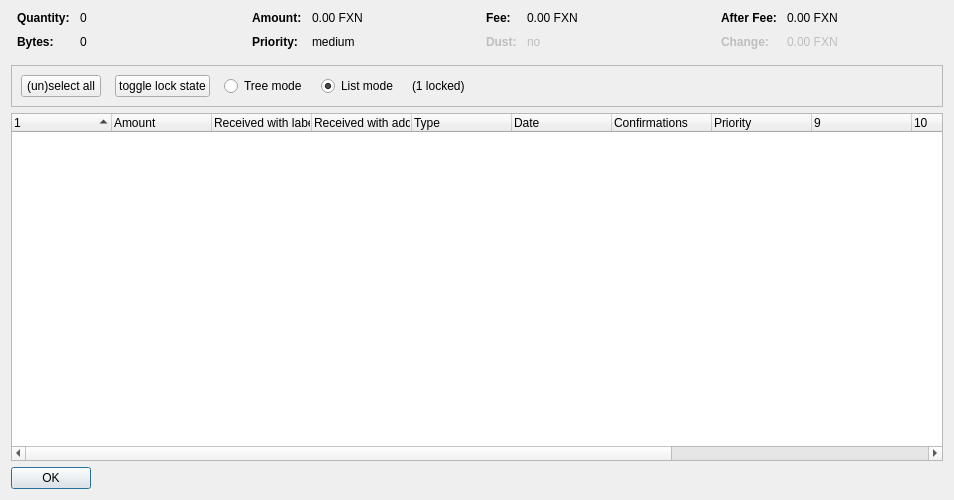
<?xml version="1.0" encoding="UTF-8"?>
<ui version="4.0">
 <class>CoinControlDialog</class>
 <widget class="QDialog" name="CoinControlDialog">
  <property name="geometry">
   <rect>
    <x>0</x>
    <y>0</y>
    <width>954</width>
    <height>500</height>
   </rect>
  </property>
  <property name="windowTitle">
   <string>Coin Selection</string>
  </property>
  <layout class="QVBoxLayout" name="verticalLayout">
   <item>
    <layout class="QHBoxLayout" name="horizontalLayoutTop" stretch="0,0,0,0">
     <property name="topMargin">
      <number>0</number>
     </property>
     <property name="bottomMargin">
      <number>10</number>
     </property>
     <item>
      <layout class="QFormLayout" name="formLayoutCoinControl1">
       <property name="horizontalSpacing">
        <number>10</number>
       </property>
       <property name="verticalSpacing">
        <number>10</number>
       </property>
       <property name="leftMargin">
        <number>6</number>
       </property>
       <property name="rightMargin">
        <number>6</number>
       </property>
       <item row="0" column="0">
        <widget class="QLabel" name="labelCoinControlQuantityText">
         <property name="font">
          <font>
           <weight>75</weight>
           <bold>true</bold>
          </font>
         </property>
         <property name="text">
          <string>Quantity:</string>
         </property>
        </widget>
       </item>
       <item row="0" column="1">
        <widget class="QLabel" name="labelCoinControlQuantity">
         <property name="cursor">
          <cursorShape>IBeamCursor</cursorShape>
         </property>
         <property name="contextMenuPolicy">
          <enum>Qt::ActionsContextMenu</enum>
         </property>
         <property name="text">
          <string notr="true">0</string>
         </property>
         <property name="textInteractionFlags">
          <set>Qt::LinksAccessibleByMouse|Qt::TextSelectableByKeyboard|Qt::TextSelectableByMouse</set>
         </property>
        </widget>
       </item>
       <item row="1" column="0">
        <widget class="QLabel" name="labelCoinControlBytesText">
         <property name="font">
          <font>
           <weight>75</weight>
           <bold>true</bold>
          </font>
         </property>
         <property name="text">
          <string>Bytes:</string>
         </property>
        </widget>
       </item>
       <item row="1" column="1">
        <widget class="QLabel" name="labelCoinControlBytes">
         <property name="cursor">
          <cursorShape>IBeamCursor</cursorShape>
         </property>
         <property name="contextMenuPolicy">
          <enum>Qt::ActionsContextMenu</enum>
         </property>
         <property name="text">
          <string notr="true">0</string>
         </property>
         <property name="textInteractionFlags">
          <set>Qt::LinksAccessibleByMouse|Qt::TextSelectableByKeyboard|Qt::TextSelectableByMouse</set>
         </property>
        </widget>
       </item>
      </layout>
     </item>
     <item>
      <layout class="QFormLayout" name="formLayoutCoinControl2">
       <property name="horizontalSpacing">
        <number>10</number>
       </property>
       <property name="verticalSpacing">
        <number>10</number>
       </property>
       <property name="leftMargin">
        <number>6</number>
       </property>
       <property name="rightMargin">
        <number>6</number>
       </property>
       <item row="0" column="0">
        <widget class="QLabel" name="labelCoinControlAmountText">
         <property name="font">
          <font>
           <weight>75</weight>
           <bold>true</bold>
          </font>
         </property>
         <property name="text">
          <string>Amount:</string>
         </property>
        </widget>
       </item>
       <item row="0" column="1">
        <widget class="QLabel" name="labelCoinControlAmount">
         <property name="cursor">
          <cursorShape>IBeamCursor</cursorShape>
         </property>
         <property name="contextMenuPolicy">
          <enum>Qt::ActionsContextMenu</enum>
         </property>
         <property name="text">
          <string notr="true">0.00 FXN</string>
         </property>
         <property name="textInteractionFlags">
          <set>Qt::LinksAccessibleByMouse|Qt::TextSelectableByKeyboard|Qt::TextSelectableByMouse</set>
         </property>
        </widget>
       </item>
       <item row="1" column="0">
        <widget class="QLabel" name="labelCoinControlPriorityText">
         <property name="font">
          <font>
           <weight>75</weight>
           <bold>true</bold>
          </font>
         </property>
         <property name="text">
          <string>Priority:</string>
         </property>
        </widget>
       </item>
       <item row="1" column="1">
        <widget class="QLabel" name="labelCoinControlPriority">
         <property name="cursor">
          <cursorShape>IBeamCursor</cursorShape>
         </property>
         <property name="contextMenuPolicy">
          <enum>Qt::ActionsContextMenu</enum>
         </property>
         <property name="text">
          <string>medium</string>
         </property>
         <property name="textInteractionFlags">
          <set>Qt::LinksAccessibleByMouse|Qt::TextSelectableByKeyboard|Qt::TextSelectableByMouse</set>
         </property>
        </widget>
       </item>
      </layout>
     </item>
     <item>
      <layout class="QFormLayout" name="formLayoutCoinControl3">
       <property name="horizontalSpacing">
        <number>10</number>
       </property>
       <property name="verticalSpacing">
        <number>10</number>
       </property>
       <property name="leftMargin">
        <number>6</number>
       </property>
       <property name="rightMargin">
        <number>6</number>
       </property>
       <item row="0" column="0">
        <widget class="QLabel" name="labelCoinControlFeeText">
         <property name="font">
          <font>
           <weight>75</weight>
           <bold>true</bold>
          </font>
         </property>
         <property name="text">
          <string>Fee:</string>
         </property>
        </widget>
       </item>
       <item row="0" column="1">
        <widget class="QLabel" name="labelCoinControlFee">
         <property name="cursor">
          <cursorShape>IBeamCursor</cursorShape>
         </property>
         <property name="contextMenuPolicy">
          <enum>Qt::ActionsContextMenu</enum>
         </property>
         <property name="text">
          <string notr="true">0.00 FXN</string>
         </property>
         <property name="textInteractionFlags">
          <set>Qt::LinksAccessibleByMouse|Qt::TextSelectableByKeyboard|Qt::TextSelectableByMouse</set>
         </property>
        </widget>
       </item>
       <item row="1" column="0">
        <widget class="QLabel" name="labelCoinControlLowOutputText">
         <property name="enabled">
          <bool>false</bool>
         </property>
         <property name="font">
          <font>
           <weight>75</weight>
           <bold>true</bold>
          </font>
         </property>
         <property name="text">
          <string>Dust:</string>
         </property>
        </widget>
       </item>
       <item row="1" column="1">
        <widget class="QLabel" name="labelCoinControlLowOutput">
         <property name="enabled">
          <bool>false</bool>
         </property>
         <property name="cursor">
          <cursorShape>IBeamCursor</cursorShape>
         </property>
         <property name="contextMenuPolicy">
          <enum>Qt::ActionsContextMenu</enum>
         </property>
         <property name="text">
          <string>no</string>
         </property>
         <property name="textInteractionFlags">
          <set>Qt::LinksAccessibleByMouse|Qt::TextSelectableByKeyboard|Qt::TextSelectableByMouse</set>
         </property>
        </widget>
       </item>
      </layout>
     </item>
     <item>
      <layout class="QFormLayout" name="formLayoutCoinControl4">
       <property name="horizontalSpacing">
        <number>10</number>
       </property>
       <property name="verticalSpacing">
        <number>10</number>
       </property>
       <property name="leftMargin">
        <number>6</number>
       </property>
       <property name="rightMargin">
        <number>6</number>
       </property>
       <item row="0" column="0">
        <widget class="QLabel" name="labelCoinControlAfterFeeText">
         <property name="font">
          <font>
           <weight>75</weight>
           <bold>true</bold>
          </font>
         </property>
         <property name="text">
          <string>After Fee:</string>
         </property>
        </widget>
       </item>
       <item row="0" column="1">
        <widget class="QLabel" name="labelCoinControlAfterFee">
         <property name="cursor">
          <cursorShape>IBeamCursor</cursorShape>
         </property>
         <property name="contextMenuPolicy">
          <enum>Qt::ActionsContextMenu</enum>
         </property>
         <property name="text">
          <string notr="true">0.00 FXN</string>
         </property>
         <property name="textInteractionFlags">
          <set>Qt::LinksAccessibleByMouse|Qt::TextSelectableByKeyboard|Qt::TextSelectableByMouse</set>
         </property>
        </widget>
       </item>
       <item row="1" column="0">
        <widget class="QLabel" name="labelCoinControlChangeText">
         <property name="enabled">
          <bool>false</bool>
         </property>
         <property name="font">
          <font>
           <weight>75</weight>
           <bold>true</bold>
          </font>
         </property>
         <property name="text">
          <string>Change:</string>
         </property>
        </widget>
       </item>
       <item row="1" column="1">
        <widget class="QLabel" name="labelCoinControlChange">
         <property name="enabled">
          <bool>false</bool>
         </property>
         <property name="cursor">
          <cursorShape>IBeamCursor</cursorShape>
         </property>
         <property name="contextMenuPolicy">
          <enum>Qt::ActionsContextMenu</enum>
         </property>
         <property name="text">
          <string notr="true">0.00 FXN</string>
         </property>
         <property name="textInteractionFlags">
          <set>Qt::LinksAccessibleByMouse|Qt::TextSelectableByKeyboard|Qt::TextSelectableByMouse</set>
         </property>
        </widget>
       </item>
      </layout>
     </item>
    </layout>
   </item>
   <item>
    <widget class="QFrame" name="frame">
     <property name="minimumSize">
      <size>
       <width>0</width>
       <height>40</height>
      </size>
     </property>
     <property name="frameShape">
      <enum>QFrame::StyledPanel</enum>
     </property>
     <property name="frameShadow">
      <enum>QFrame::Sunken</enum>
     </property>
     <layout class="QHBoxLayout" name="horizontalLayout">
      <item>
       <layout class="QHBoxLayout" name="horizontalLayoutPanel" stretch="0,0,0,0,0,0">
        <property name="spacing">
         <number>14</number>
        </property>
        <item>
         <widget class="QPushButton" name="pushButtonSelectAll">
          <property name="sizePolicy">
           <sizepolicy hsizetype="Maximum" vsizetype="Fixed">
            <horstretch>0</horstretch>
            <verstretch>0</verstretch>
           </sizepolicy>
          </property>
          <property name="text">
           <string>(un)select all</string>
          </property>
          <property name="autoDefault">
           <bool>false</bool>
          </property>
         </widget>
        </item>
        <item>
         <widget class="QPushButton" name="pushButtonToggleLock">
          <property name="sizePolicy">
           <sizepolicy hsizetype="Maximum" vsizetype="Fixed">
            <horstretch>0</horstretch>
            <verstretch>0</verstretch>
           </sizepolicy>
          </property>
          <property name="text">
           <string>toggle lock state</string>
          </property>
          <property name="autoDefault">
           <bool>false</bool>
          </property>
         </widget>
        </item>
        <item>
         <widget class="QRadioButton" name="radioTreeMode">
          <property name="sizePolicy">
           <sizepolicy hsizetype="Maximum" vsizetype="Fixed">
            <horstretch>0</horstretch>
            <verstretch>0</verstretch>
           </sizepolicy>
          </property>
          <property name="text">
           <string>Tree mode</string>
          </property>
         </widget>
        </item>
        <item>
         <widget class="QRadioButton" name="radioListMode">
          <property name="sizePolicy">
           <sizepolicy hsizetype="Maximum" vsizetype="Fixed">
            <horstretch>0</horstretch>
            <verstretch>0</verstretch>
           </sizepolicy>
          </property>
          <property name="text">
           <string>List mode</string>
          </property>
          <property name="checked">
           <bool>true</bool>
          </property>
         </widget>
        </item>
        <item>
         <widget class="QLabel" name="labelLocked">
          <property name="text">
           <string>(1 locked)</string>
          </property>
         </widget>
        </item>
        <item>
         <spacer name="horizontalSpacer">
          <property name="orientation">
           <enum>Qt::Horizontal</enum>
          </property>
          <property name="sizeHint" stdset="0">
           <size>
            <width>40</width>
            <height>20</height>
           </size>
          </property>
         </spacer>
        </item>
       </layout>
      </item>
     </layout>
    </widget>
   </item>
   <item>
    <widget class="CoinControlTreeWidget" name="treeWidget">
     <property name="contextMenuPolicy">
      <enum>Qt::CustomContextMenu</enum>
     </property>
     <property name="sortingEnabled">
      <bool>false</bool>
     </property>
     <property name="columnCount">
      <number>13</number>
     </property>
     <attribute name="headerShowSortIndicator" stdset="0">
      <bool>true</bool>
     </attribute>
     <attribute name="headerStretchLastSection">
      <bool>false</bool>
     </attribute>
     <column>
      <property name="text">
       <string/>
      </property>
     </column>
     <column>
      <property name="text">
       <string>Amount</string>
      </property>
     </column>
     <column>
      <property name="text">
       <string>Received with label</string>
      </property>
     </column>
     <column>
      <property name="text">
       <string>Received with address</string>
      </property>
     </column>
     <column>
      <property name="text">
       <string>Type</string>
      </property>
     </column>
     <column>
      <property name="text">
       <string>Date</string>
      </property>
     </column>
     <column>
      <property name="text">
       <string>Confirmations</string>
      </property>
      <property name="toolTip">
       <string>Confirmed</string>
      </property>
     </column>
     <column>
      <property name="text">
       <string>Priority</string>
      </property>
     </column>
     <column>
      <property name="text">
       <string/>
      </property>
     </column>
     <column>
      <property name="text">
       <string/>
      </property>
     </column>
     <column>
      <property name="text">
       <string/>
      </property>
     </column>
     <column>
      <property name="text">
       <string/>
      </property>
     </column>
     <column>
      <property name="text">
       <string/>
      </property>
     </column>
    </widget>
   </item>
   <item>
    <widget class="QDialogButtonBox" name="buttonBox">
     <property name="sizePolicy">
      <sizepolicy hsizetype="Maximum" vsizetype="Fixed">
       <horstretch>0</horstretch>
       <verstretch>0</verstretch>
      </sizepolicy>
     </property>
     <property name="orientation">
      <enum>Qt::Horizontal</enum>
     </property>
     <property name="standardButtons">
      <set>QDialogButtonBox::Ok</set>
     </property>
    </widget>
   </item>
  </layout>
 </widget>
 <customwidgets>
  <customwidget>
   <class>CoinControlTreeWidget</class>
   <extends>QTreeWidget</extends>
   <header>coincontroltreewidget.h</header>
  </customwidget>
 </customwidgets>
 <resources/>
 <connections/>
</ui>
